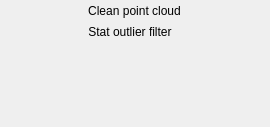
<?xml version="1.0" encoding="UTF-8"?>
<ui version="4.0">
 <class>toolbar_pointEdition</class>
 <widget class="QWidget" name="toolbar_pointEdition">
  <property name="geometry">
   <rect>
    <x>0</x>
    <y>0</y>
    <width>270</width>
    <height>127</height>
   </rect>
  </property>
  <property name="windowTitle">
   <string>toolbar_pointEdition</string>
  </property>
  <layout class="QGridLayout" name="gridLayout">
   <property name="leftMargin">
    <number>3</number>
   </property>
   <property name="topMargin">
    <number>0</number>
   </property>
   <property name="rightMargin">
    <number>3</number>
   </property>
   <property name="bottomMargin">
    <number>0</number>
   </property>
   <property name="horizontalSpacing">
    <number>6</number>
   </property>
   <property name="verticalSpacing">
    <number>0</number>
   </property>
   <item row="3" column="0">
    <spacer name="verticalSpacer">
     <property name="orientation">
      <enum>Qt::Vertical</enum>
     </property>
     <property name="sizeHint" stdset="0">
      <size>
       <width>0</width>
       <height>0</height>
      </size>
     </property>
    </spacer>
   </item>
   <item row="1" column="0">
    <widget class="QToolButton" name="toolButton_statisticalOutlierFilter">
     <property name="toolTip">
      <string>This statistical outlier filter allows you to remove invalid points. The result will be exported to the folder of your choice.
You can apply the filter to clipped scans.</string>
     </property>
     <property name="text">
      <string>Stat outlier filter</string>
     </property>
     <property name="icon">
      <iconset resource="../../../openscantools.qrc">
       <normaloff>:/icons/100x100/so_filter.png</normaloff>:/icons/100x100/so_filter.png</iconset>
     </property>
     <property name="toolButtonStyle">
      <enum>Qt::ToolButtonTextBesideIcon</enum>
     </property>
     <property name="autoRaise">
      <bool>true</bool>
     </property>
    </widget>
   </item>
   <item row="0" column="0">
    <widget class="QToolButton" name="toolButton_deleteClippedPoints">
     <property name="enabled">
      <bool>true</bool>
     </property>
     <property name="sizePolicy">
      <sizepolicy hsizetype="Minimum" vsizetype="Fixed">
       <horstretch>0</horstretch>
       <verstretch>0</verstretch>
      </sizepolicy>
     </property>
     <property name="toolTip">
      <string>This will use the clipping to clean the point cloud.
Warning: the points will be deleted so that the result will be as shown on the screen.
It is recommended to activate the desired clippings before starting the cleaning.</string>
     </property>
     <property name="text">
      <string>Clean point cloud</string>
     </property>
     <property name="icon">
      <iconset resource="../../../openscantools.qrc">
       <normaloff>:/icons/100x100/delete_points.png</normaloff>:/icons/100x100/delete_points.png</iconset>
     </property>
     <property name="iconSize">
      <size>
       <width>20</width>
       <height>20</height>
      </size>
     </property>
     <property name="toolButtonStyle">
      <enum>Qt::ToolButtonTextBesideIcon</enum>
     </property>
     <property name="autoRaise">
      <bool>true</bool>
     </property>
    </widget>
   </item>
  </layout>
 </widget>
 <layoutdefault spacing="6" margin="11"/>
 <tabstops>
  <tabstop>toolButton_deleteClippedPoints</tabstop>
  <tabstop>toolButton_statisticalOutlierFilter</tabstop>
 </tabstops>
 <resources>
  <include location="../../../openscantools.qrc"/>
 </resources>
 <connections/>
</ui>
